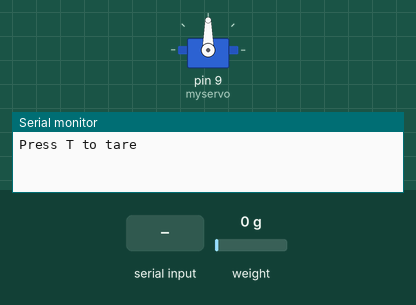
Bench run of a sketch on a simulated Arduino Uno, built with avr-gcc and run on an emulated ATmega328P. Shown: servo, the last lines printed to the serial monitor. Inputs (shaded band) come from the test bench; at power-on: weight on the scale 0 g.

Above: at 2.2 s.
2.3 s: "1" received over the second serial link
At 3.1 s:
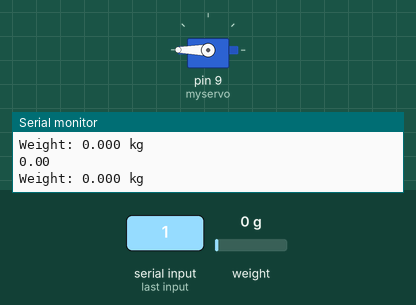
Timing chart, 0 to 5.3 s (numbered marks = the images above; inputs shaded):
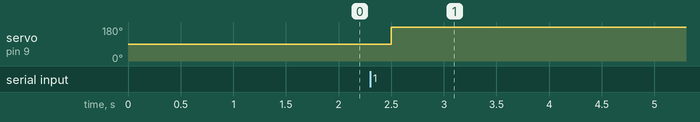

Measured:
- after the input at 2.3 s, servo on pin 9 (myservo): 90° → 180° after 0.20 s

The sketch:

laodsell_motor.ino
```cpp
#include <HX711.h>

#include "HX711.h"  //You must have this library in your arduino library folder
#include<Servo.h>
#include <SoftwareSerial.h>


#define DOUT  3

#define CLK  2


HX711 scale(DOUT, CLK);

int bluetoothTx = 6;
int bluetoothRx = 7;

SoftwareSerial bluetooth(bluetoothTx, bluetoothRx);


//Change this calibration factor as per your load cell once it is found you many need to vary it in thousands

float calibration_factor = -400000; //-106600 worked for my 40Kg max scale setup
Servo myservo;
int pos = 90;

void setup() {

  Serial.begin(9600);
  myservo.attach(9);
  Serial.println("Press T to tare");
  bluetooth.begin(9600);
  scale.set_scale(calibration_factor);  //Calibration Factor obtained from first sketch

  scale.tare();             //Reset the scale to 0

}


void loop() {


  if(bluetooth.available())
  {
    //float num = (float)bluetooth.read()*0.001;
    char num = (float)bluetooth.read();
    //float num2 = num;
    Serial.println(num);

    while(true)
    {
        Serial.print("Weight: ");

        Serial.print(scale.get_units(), 3);  //Up to 3 decimal points

        Serial.println(" kg"); //Change this to kg and re-adjust the calibration factor if you follow lbs
        float z = scale.get_units();
        Serial.println(z);

       if(z > num)
       {
          pos = 90;
          myservo.write (pos);
          char toSend = (char)'y';
          Serial.print(toSend);
          bluetooth.print(toSend);
          break;
        }
       else
       {
          pos = 180;
       }
        myservo.write (pos);
    }

    //char toSend = 'yyyy';
    //bluetooth.print(toSend);

  }

  //Read from usb serial to bluetooth
  if(Serial.available())
  {

    //char toSend = (char)Serial.read();
    //char toSend = "";
    //bluetooth.print(toSend);
    myservo.write (90);

      //scale.tare();  //Reset the scale to zero

  }
 }
```
